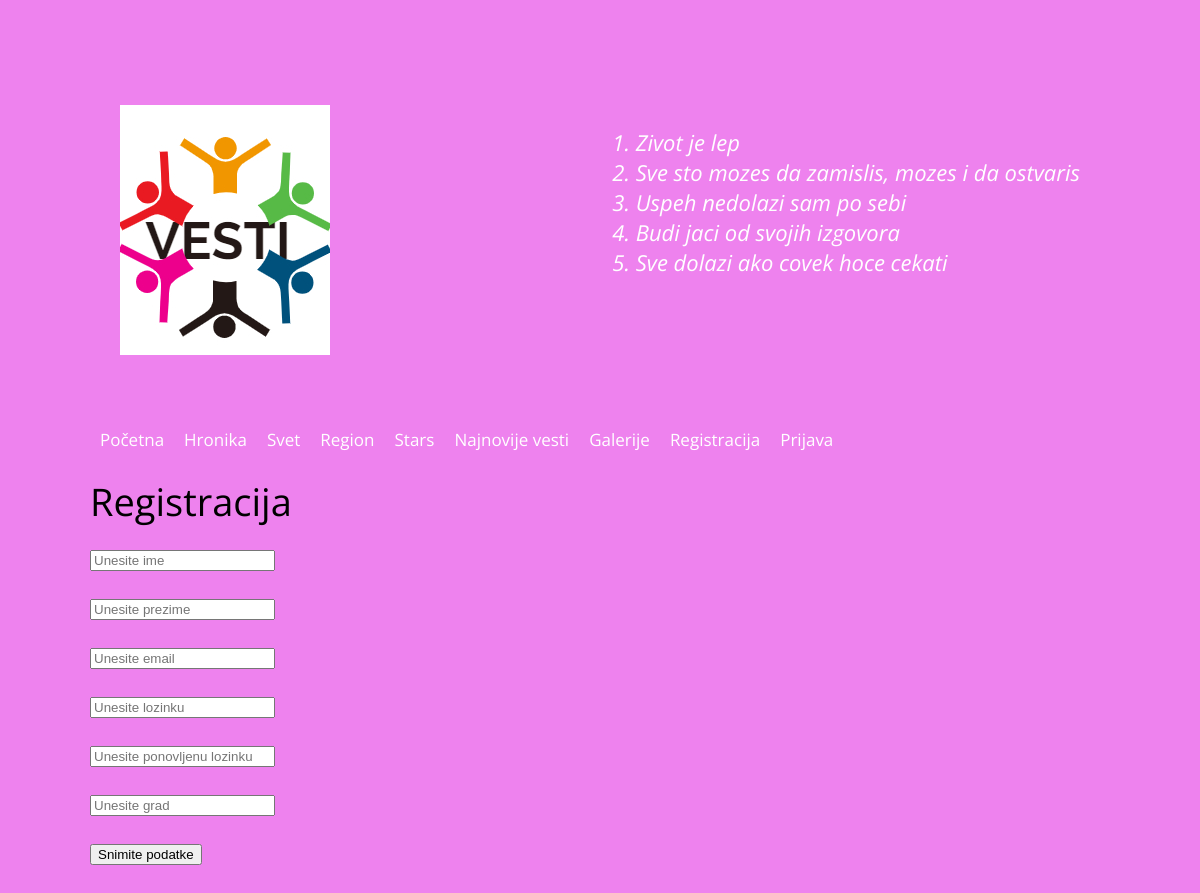
Screenshot of /registracija.php with the database file from the repository.
### tables this page shows
CREATE TABLE IF NOT EXISTS `kategorija` (
  `id` int(2) UNSIGNED NOT NULL AUTO_INCREMENT,
  `naziv` varchar(50) NOT NULL,
  `obrisan` int(1) NOT NULL DEFAULT '0',
  PRIMARY KEY (`id`)
);

### klase/classBaza.php (called while the page is built, shortened)
<?php
class Baza{
	private $db;
	public function __construct()
	{
		$this->db=@mysqli_connect("localhost","wwwkovin_vesti", "wwwkovin_wwwkovi", "", "wwwkovin_vesti");
		mysqli_query($this->db, "SET NAMES UTF8");
		return $this->db;
	}
	public function izvrsiUpit($upit)
	{
		return mysqli_query($this->db, $upit);
	}
	public function procitajRed($rez)
	{
		return mysqli_fetch_object($rez);
	}
}
?>

### registracija.php (the view, shortened to what this page needs)
<?php
require_once("klase/classBaza.php");
$db=new Baza();
?>
<!doctype html>
<html lang="sr-RS">
<head>
<link href="fa/css/font-awesome.min.css" type="text/css" rel="stylesheet">
<link href="css/style.css" type="text/css" rel="stylesheet">
<link href="lightbox2-master/src/css/lightbox.css" rel="stylesheet">
</head>
<body>
<div id="wrapper">
	<div id="header">
		<div id="logo">
			<img src="slike/logo.jpg" alt="">
		</div>
		<div id="slogan"><p>
<ol>
			 <li>Zivot je lep</li>
			 <li>Sve sto mozes da zamislis, mozes i da ostvaris</li>
			 <li>Uspeh nedolazi sam po sebi</li>
			<li> Budi jaci od svojih izgovora</li>
			 <li>Sve dolazi ako covek hoce cekati</li>
			 </p></ol>
	</div>
	</div>
	<div id="nav">
		<ul>
			<li><a href="index.php">Početna</a></li>
			<?php
			$upit="SELECT * FROM kategorija";
			$rez=$db->izvrsiUpit($upit);
			while($red=$db->procitajRed($rez))
			{
				echo "<li><a href='index.php?idKategorije=$red->id'>$red->naziv</a></li>";
			}
			?>
			<li><a href="katalog.php">Galerije</a></li>
			<li><a href="registracija.php">Registracija</a></li>
			<li><a href="cms/index.php">Prijava </a></li>
		</ul>
		</div>
</head>
<body>
<h1>Registracija</h1>
<input type="text" id="ime" placeholder="Unesite ime"/><br></br>
<input type="text" id="prezime" placeholder="Unesite prezime"/><br></br>
<input type="text" id="email" placeholder="Unesite email"/><br></br>
<input type="text" id="lozinka" placeholder="Unesite lozinku"/><br></br>
<input type="text" id="plozinka" placeholder="Unesite ponovljenu lozinku"/><br></br>
<input type="text" id="grad" placeholder="Unesite grad"/><br></br>
<button type="button" id="dugme">Snimite podatke</button>
</body>
</html>

### css/style.css (style rules this page uses)
html { background-repeat: no-repeat; background-attachment: fixed; background-position: center top; background-size:cover; background-color:violet; }
body { margin: 20px; padding: 20px; font-family: 'Open Sans', sans-serif; font-size: 18px; }
h1, h2, h3, h4, h5, h6 { font-weight: normal; margin: 0.3em 0 0.5em; }
h1 { font-size: 38px; }
a:link, a:visited { color:#black; text-decoration: none; }
#wrapper { width:1020px; padding:35px; margin:0 auto; background-color:violet; }
#header { margin-bottom:30px; padding:30px; overflow:hidden; }
#logo { float:left; }
#slogan { float:right; color: white; font-style:italic; font-size: 22px; text-decoration:blink; }
#slogan p { margin: 0; }
#nav { height:40px; margin-bottom:15px; font-size: 17px; }
#nav ul { margin: 0; padding: 0; list-style: none; }
#nav ul li { float:left; position: relative; }
#nav ul li a { padding:10px; height:20px; line-height: 20px; display: block; transition: 0.5s all ease; }
#nav ul li a:link, #nav ul li a:visited { color:#FFFFFF; text-decoration: none; }

### rows the page displays
kategorija: naziv "Hronika"
kategorija: naziv "Svet"
kategorija: naziv "Region"
kategorija: naziv "Stars"
kategorija: naziv "Najnovije vesti"
